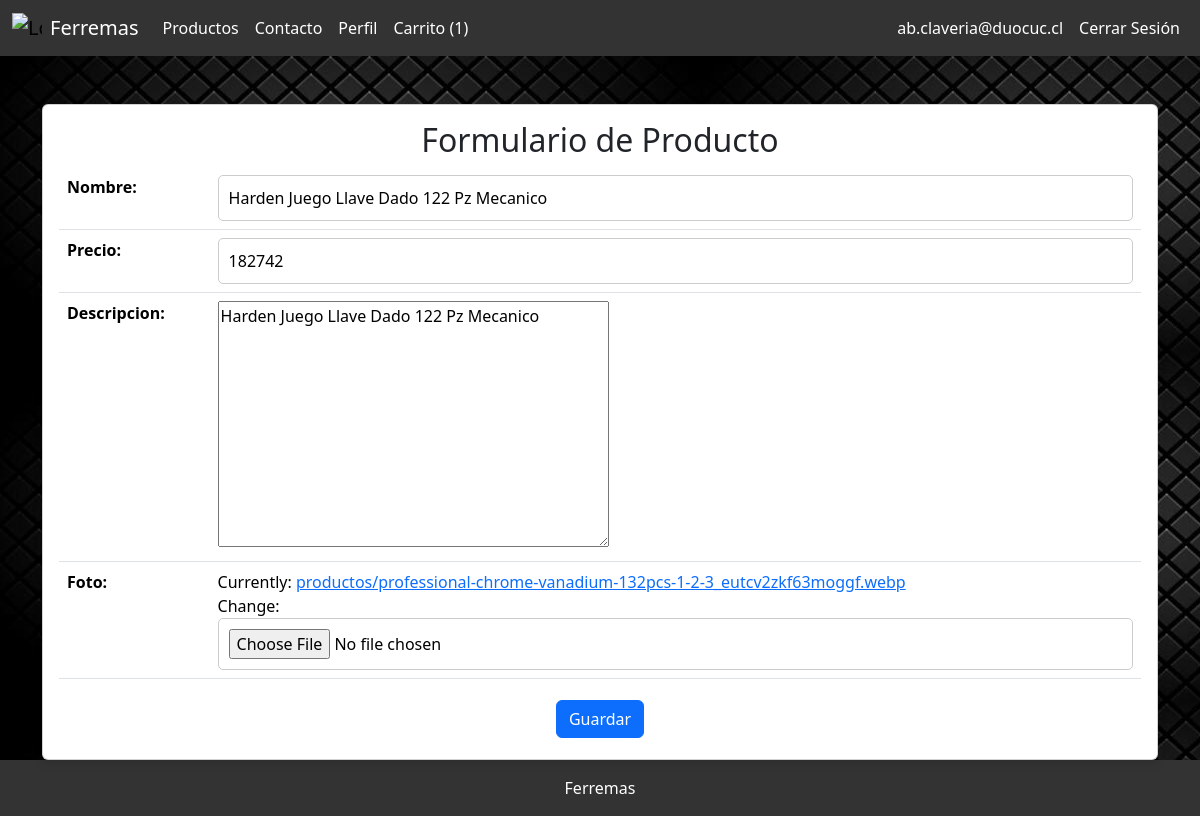
The page /producto/3/editar/ (signed in) on the database its author committed.
### ferremas/models.py (models this page shows, shortened)
class Producto(models.Model):
    nombre = models.CharField(max_length=100)
    precio = models.DecimalField(max_digits=10, decimal_places=0)
    descripcion = models.TextField()
    foto = models.ImageField(upload_to='productos/')

### ferremas/views.py (the view)
# urls.py: path('producto/<int:product_id>/editar/', views.product_update, name='product_update'),
@login_required
def product_update(request, product_id):
    product = get_object_or_404(Producto, id=product_id)
    if request.method == 'POST':
        form = ProductoForm(request.POST, request.FILES, instance=product)
        if form.is_valid():
            form.save()
            return redirect('product_detail', product_id=product.id)
    else:
        form = ProductoForm(instance=product)
    return render(request, 'ferremas/product_form.html', {'form': form})

### ferremas/forms.py
class ProductoForm(forms.ModelForm):
    class Meta:
        model = Producto
        fields = ['nombre', 'precio', 'descripcion', 'foto']

### ferremas/templates/ferremas/product_form.html (shortened to what this page needs)
{% extends 'ferremas/base.html' %}
{% block content %}
<div class="container mt-5">
    <div class="card">
        <div class="card-body">
            <h2 class="card-title text-center">Formulario de Producto</h2>
            <form method="post" enctype="multipart/form-data">
                <table class="table">
                    {{ form.as_table }}
                </table>
                <div class="text-center">
                    <button type="submit" class="btn btn-primary">Guardar</button>
                </div>
            </form>
        </div>
    </div>
</div>
{% endblock %}

### ferremas/templates/ferremas/navbar.html (shortened to what this page needs)
{% load static %}
<nav class="navbar navbar-expand-lg">
    <div class="container-fluid">
        <a class="navbar-brand d-flex align-items-center" href="{% url 'index' %}">
            <img src="{% static 'img/logo.svg' %}" alt="Logo" width="30" height="30" class="d-inline-block align-text-top me-2">
            <span style="color: #fff;"> Ferremas</span>
        </a>
        <div class="collapse navbar-collapse" id="navbarNav">
            <ul class="navbar-nav me-auto mb-2 mb-lg-0">
                <li class="nav-item">
                    <a class="nav-link" href="{% url 'product_list' %}">Productos</a>
                </li>
                <li class="nav-item">
                    <a class="nav-link" href="{% url 'contact' %}">Contacto</a>
                </li>
                {% if user.is_authenticated %}
                    <li class="nav-item">
                        <a class="nav-link" href="{% url 'user_profile' %}">Perfil</a>
                    </li>
                    <li class="nav-item">
                        <a class="nav-link" href="{% url 'cart' %}">
                            Carrito
                            {% if user.is_authenticated %}
                                ({{ request.user.cartitem_set.count }})
                            {% endif %}
                        </a>
                    </li>
                {% endif %}
            </ul>
            <ul class="navbar-nav">
                {% if user.is_authenticated %}
                    <li class="nav-item">
                        <a class="nav-link" href="{% url 'user_profile' %}">{{ user.email }}</a>
                    </li>
                    <li class="nav-item">
                        <a class="nav-link" href="{% url 'logout' %}">Cerrar Sesión</a>
                    </li>
                {% endif %}
            </ul>
        </div>
    </div>
</nav>

### ferremas/static/css/style.css (style rules this page uses)
html, body { height: 100%; margin: 0; display: flex; flex-direction: column; }
body { font-family: Arial, sans-serif; background-image: url('../img/fondo_decoracion.png'); }
.navbar { background-color: #333; }
.navbar .nav-link { color: #fff; }
.card { display: flex; flex-direction: column; height: 100%; background-color: rgba(255, 255, 255, 0.8); backdrop-filter: blur(10px); border-radius: 15px; box-shadow: 0 4px 8px rgba(0, 0, 0, 0.1); }
.card-body { flex: 1; display: flex; flex-direction: column; justify-content: space-between; }
.btn { margin: 5px; }
.btn-primary { background-color: #007bff; border: none; padding: 10px 20px; font-size: 1.2em; border-radius: 25px; }
input { border-radius: 5px; padding: 10px; width: 100%; border: 1px solid #ccc; }

### rows shown on the page
Producto: nombre "Harden Juego Llave Dado 122 Pz Mecanico", precio "182742", descripcion "Harden Juego Llave Dado 122 Pz Mecanico"

### other values the page prints
{{ request.user.cartitem_set.count }} "1"
{{ user.email }} "ab.claveria@duocuc.cl"
